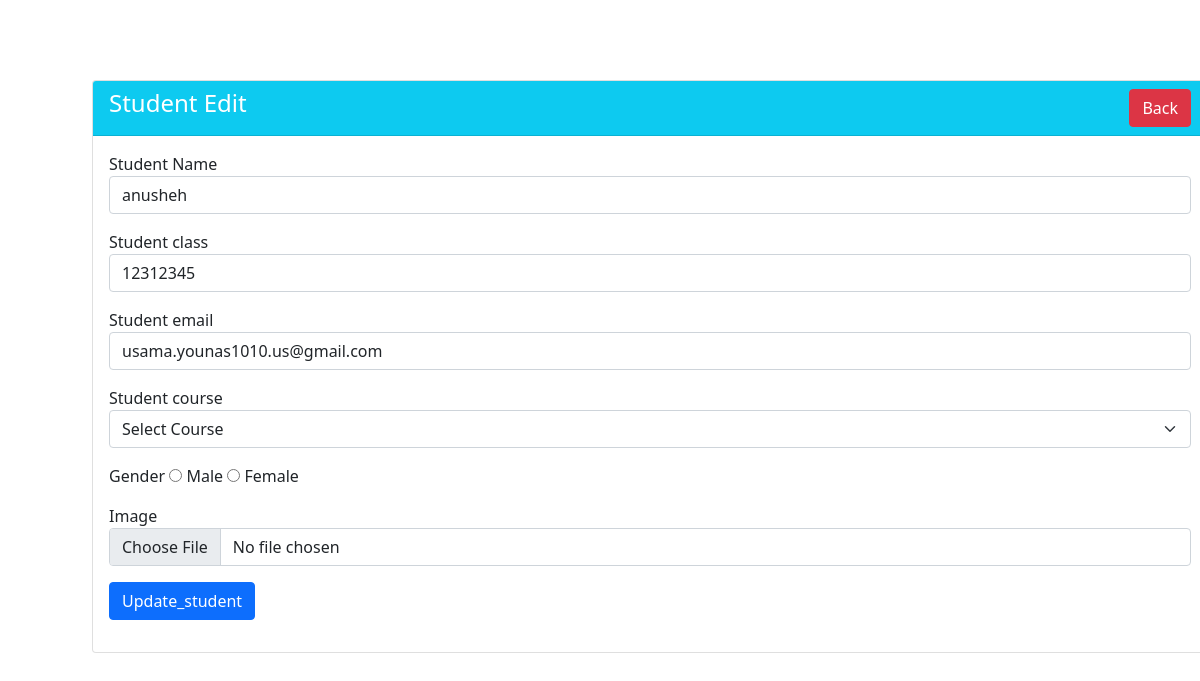
Page /edit.php?id=41 on the committed database.
### tables this page shows
CREATE TABLE `students` (
  `id` int(100) NOT NULL,
  `name` varchar(100) NOT NULL,
  `class` varchar(100) NOT NULL,
  `email` varchar(100) NOT NULL,
  `course` varchar(100) NOT NULL,
  `gender` varchar(191) NOT NULL,
  `image` varchar(100) NOT NULL
);

### edit.php (the view, shortened to what this page needs)
<?php
require 'dbcode.php';
?>
<!doctype html>
<html lang="en">
  <head>
    <link href="https://cdn.jsdelivr.net/npm/bootstrap@5.0.2/dist/css/bootstrap.min.css" rel="stylesheet">
  </head>
  <body>
  <div class="container" style="margin:80px">
        <div class="row">
            <div class="col-md-12">
                <div class="card">
                    <div class="card-header bg-info">
                        <h4 class="text-white">Student Edit <a href="index.php" class="btn btn-danger float-end">Back</a></h4>
                    </div>
                    <div class="card-body">
                        <?php
                        if(isset($_GET['id']))
                        {
                            $student_id= mysqli_real_escape_string($con, $_GET['id']);
                             $query= "SELECT * FROM students WHERE id='$student_id'";
                             $query_run= mysqli_query($con, $query);
                             if(mysqli_num_rows($query_run)>0){
                               $student= mysqli_fetch_array($query_run);
                               ?>
                        <form action="code.php" method="POST"  enctype="multipart/form-data">
                        <div class="mb-3">
                        <label> Student Name</label>
                        <input type="text" name="name" value="<?php echo $student['name'] ;?>" class="form-control">
                        </div>
                        <div class="mb-3">
                        <label> Student class</label>
                        <input type="text" name="class" value="<?php echo $student['class'] ;?>"class="form-control">
                        </div>
                        <div class="mb-3">
                        <label> Student email</label>
                        <input type="email" name="email" value="<?php echo $student['email'] ;?>"class="form-control">
                        </div>
                        <div class="mb-3">
                        <label> Student course</label>
                        <select name="course" class="form-select">
                            <option> Select Course</option>
                        </select>
                        </div>
                        <div class="mb-3">
                        <label> Gender</label>
                        <input type="radio" name="gender" value="male" required
                        <?php
                        if($student== "male"){
                          echo "checked";
                        }
                          ?>
                          > <span>Male</span>
                        <input type="radio" name="gender"  value="female" required
                        <?php
                        if($student== "female"){
                          echo "checked";
                        }
                          ?>
                        > <span>Female</span>
                        </div>
                        <div class="mb-3">
                        <label>Image</label>
                        <input type="file" name="image"value="<?php echo $student['image'] ;?>" class="form-control">
                        </div>
                        <div class="mb-3">
                        <button type="submit" name="update_student" class="btn btn-primary">Update_student</button>
                        </div>
                        </form>
                        <?php
                             }
                             else
                             {
                                echo "<h4> No such Id found</h4>";
                             }
                        }
                        ?>
                    </div>
                </div>
            </div>
        </div>
    </div>
</body>
</html>

### rows in the picture
students: name "anusheh", class "12312345", email "usama.younas1010.us@gmail.com"
